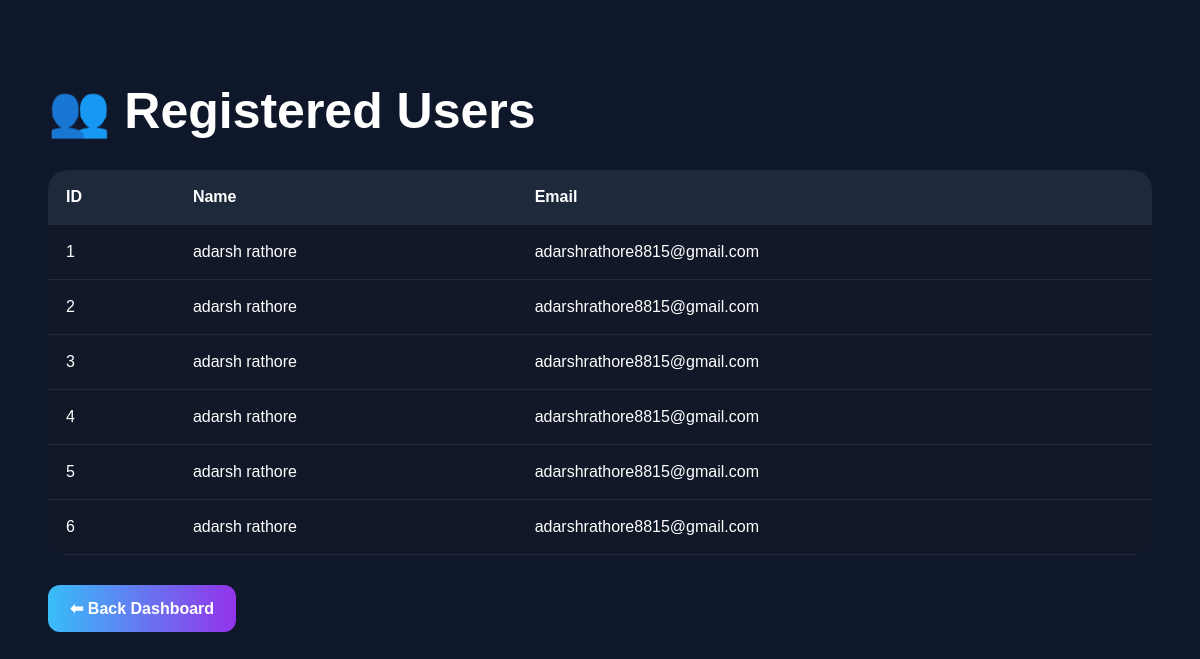
The page /admin/users on the database as committed earlier.
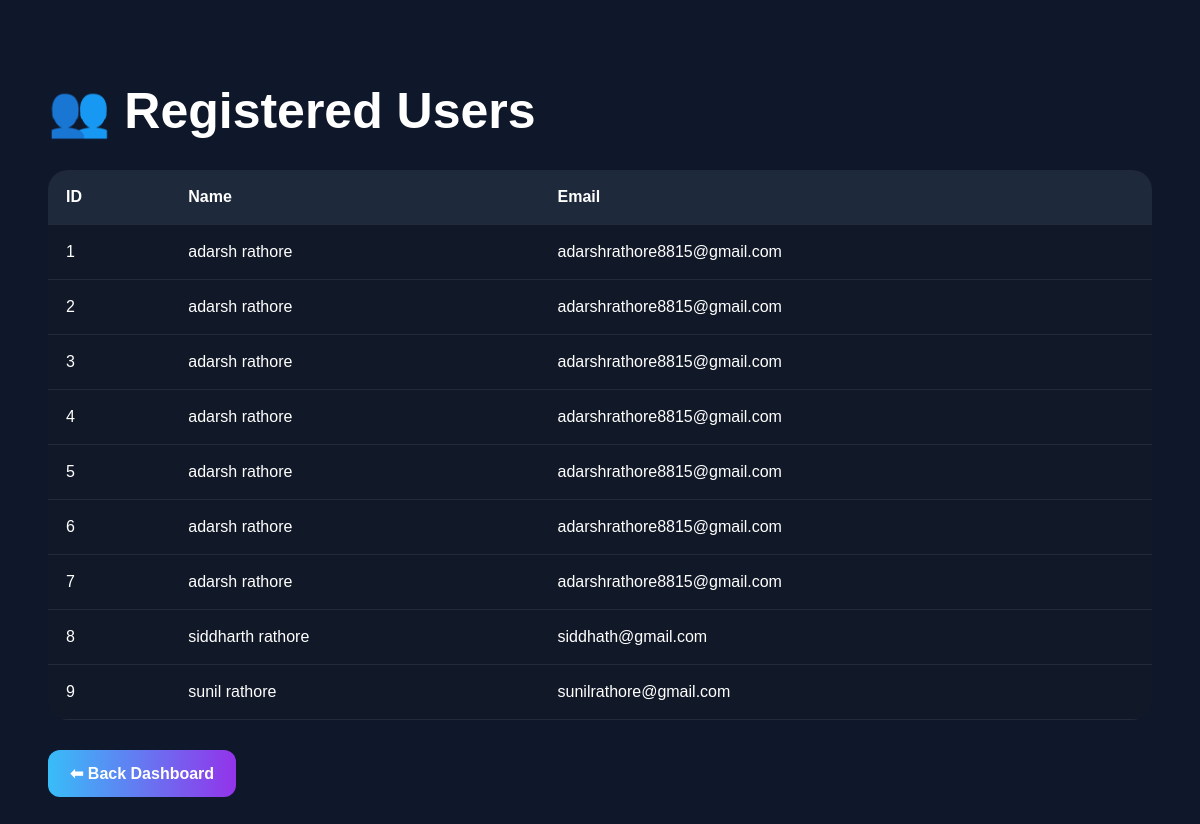
The same page on the database as committed later.
### tables this page shows
CREATE TABLE users(id INTEGER PRIMARY KEY AUTOINCREMENT, name TEXT, email TEXT, password TEXT);

### app.py (the view)
@app.route('/admin/users')
def admin_users():
    conn = sqlite3.connect('database.db')
    cur = conn.cursor()
    cur.execute("SELECT * FROM users")
    users = cur.fetchall()
    conn.close()
    return render_template('manage_users.html', users=users)

### templates/manage_users.html (shortened to what this page needs)
<!DOCTYPE html>
<html>
<head>
</head>
<body>
<h1>👥 Registered Users</h1>
<table>
<tr>
<th>ID</th>
<th>Name</th>
<th>Email</th>
</tr>
{% for user in users %}
<tr>
<td>{{ user[0] }}</td>
<td>{{ user[1] }}</td>
<td>{{ user[2] }}</td>
</tr>
{% endfor %}
</table>
<a href="/admin-dashboard" class="back">
⬅ Back Dashboard
</a>
</body>
</html>

### templates/manage_users.html (style rules this page uses)
body { background:#0f172a; color:white; font-family:Arial; padding:40px; }
h1 { font-size:50px; margin-bottom:30px; }
table { width:100%; border-collapse:collapse; background:#111827; border-radius:20px; overflow:hidden; }
th,td { padding:18px; border-bottom:1px solid rgba(255,255,255,.08); text-align:left; }
th { background:#1e293b; }
.back { display:inline-block; margin-top:30px; padding:14px 22px; border-radius:12px; background:linear-gradient(90deg,#38bdf8,#9333ea); color:white; text-decoration:none; font-weight:bold; }

Rows that differ between the two databases and show on the page:
added users: id "7", name "adarsh rathore", email "adarshrathore8815@gmail.com"
added users: id "8", name "siddharth rathore", email "siddhath@gmail.com"
added users: id "9", name "sunil rathore", email "sunilrathore@gmail.com"
